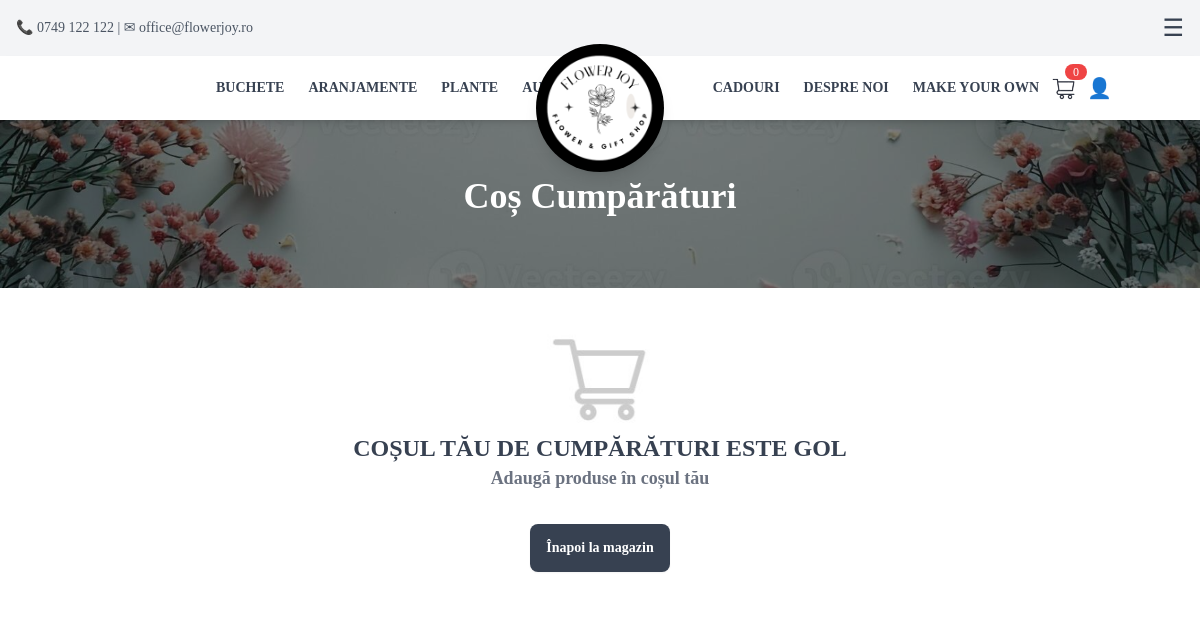
Page /cart/ on the earlier database version.
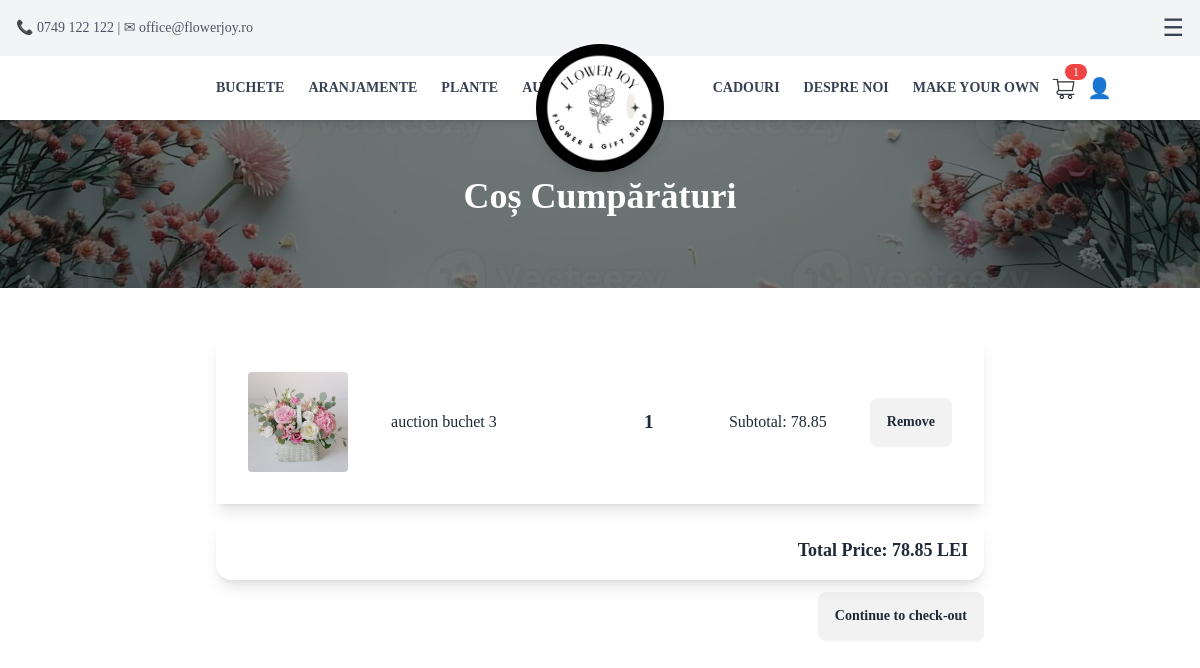
Same page on the later database version.
### App/models.py (models this page shows, shortened)
class CartItem(models.Model):
    user = models.ForeignKey(User, on_delete=models.CASCADE, null=True, blank=True)
    session_id = models.CharField(max_length=255, null=True, blank=True) # Store session ID for anonymous users
    product = models.ForeignKey(Product, on_delete=models.CASCADE)
    quantity = models.PositiveIntegerField(default=1)
    def total_price(self):
        return self.product.price * self.quantity

class Product(models.Model):
    name = models.CharField(max_length=100, null=False, blank=False)
    description = models.TextField()
    category = models.CharField(
        max_length=100,
        choices=[
            ("Flowers", "Flowers"),
            ("Bouquets", "Bouquets"),
            ("Accessories", "Accessories"),
            ("Gifts", "Gifts"),
            ("CustomBouquet", "CustomBouquet"),
        ],
        default="General"
    )
    price = models.DecimalField(max_digits=10, decimal_places=2, null=False, blank=False)
    image = models.ImageField(upload_to="Pictures/", null=False, blank=False)
    created_at = models.DateTimeField(auto_now_add=True, null=False, blank=False)
    is_custom = models.BooleanField(default=False)
    in_store = models.BooleanField(default=False)
    auction_manual = models.BooleanField(default=False)
    auction_start_time = models.DateTimeField(null=True, blank=True)
    auction_floor_price = models.DecimalField(max_digits=10, decimal_places=2, default=10)
    auction_interval_minutes = models.PositiveIntegerField(default=60)
    auction_drop_amount = models.DecimalField(max_digits=6, decimal_places=2, default=5)
    before_auction_price = models.DecimalField(max_digits=10, decimal_places=2, null=False, blank=False, default=0.00)  # Store the price before auction
    bid_submited = models.BooleanField(default=False)  # Track if a bid has been submitted

### App/views.py (the view)
# urls.py: path('cart/', cart_view, name='cart'),
def cart_view(request):
    if request.user.is_authenticated:
        cart_items = CartItem.objects.filter(user=request.user)
    else:
        session_id = request.session.session_key
        if not session_id:
            request.session.create()
            session_id = request.session.session_key
        cart_items = CartItem.objects.filter(session_id=session_id)
    total_price = sum(item.total_price() for item in cart_items)
    context = {
        'cart_items': cart_items,
        'total_price': total_price
    }
    return render(request, 'cart.html', context)

### App/templates/partials/cart.html (shortened to what this page needs)
{% extends 'base.html' %}
{% block content %}
<section class="relative w-full h-72 bg-cover bg-center" style="background-image: url('/static/bannerCart.jpg');">
    <div class="container mx-auto px-4 py-16 relative z-10 text-white">
        <h1 class="text-4xl font-bold text-center mt-28">Coș Cumpărături</h1>
    </div>
</section>
<div class="container mx-auto px-4 py-8 bg-white">
    {% if cart_items %}
    <div class="container mt-5 max-w-3xl mx-auto">
        {% for cart_item in cart_items %}
        <div id="cart-item-{{ cart_item.id }}" >
            {% include 'partials/cart_item.html' with cart_item=cart_item %}
        </div>
        {% endfor %}
        <div id="total-price-container" class="card shadow-lg p-4 mt-4 text-right">
            <p class="text-lg font-semibold">Total Price: <span id="total-price">{{ total_price }}</span> LEI</p>
        </div>
        <a href=" {% url 'checkout' %} " class="btn btn-warning b-sm mt-3 mb-5 float-right">Continue to check-out</a>
    {% else %}
        <div class="flex justify-center items-center">
            <img src="/static/CartEmpty.jpg" class="h-28" alt="Empty Cart">
        </div>
        <p class="text-center text-2xl font-bold text-gray-700">COȘUL TĂU DE CUMPĂRĂTURI ESTE GOL</p>
        <p class="text-center text-lg font-semibold text-gray-500">Adaugă produse în coșul tău</p>
        <div class="flex justify-center items-center mt-8">
            <a href="{% url 'home' %}" class="btn btn-primary btn-sm bg-gray-700 text-white border-none hover:bg-pink-500">Înapoi la magazin</a>
        </div>
    {% endif %}
    </div>
</div>
{% endblock %}

### App/templates/base.html (shortened to what this page needs)
{% load static %}
<!DOCTYPE html>
<html lang="en">
<head>
    <link href="{% static 'output.css' %}" rel="stylesheet">
    <script src="https://cdn.tailwindcss.com"></script>
</head>
<body class="bg-gray font-serif">
    {% include 'partials/navbar.html' %}
    {% block content %}
    {% endblock %}
</body>

### App/templates/partials/navbar.html (shortened to what this page needs)
<div id="top-bar" class="bg-gray-100 text-gray-600 text-sm py-3 px-4 flex justify-between items-center fixed top-0 left-0 w-full z-30 transition-all duration-300 ease-in-out">
    <div>📞 0749 122 122 | ✉ office@flowerjoy.ro</div>
    <div class="flex gap-3">
        <button class="text-gray-700 text-2xl" id="menu-toggle">☰</button>
    </div>
</div>
 <nav id="main-navbar" class="bg-white shadow-md fixed top-0 left-0 w-full z-40 transition-all duration-300 ease-in-out mt-14">
    <div class="container mx-auto flex justify-between items-center py-4 px-32 pr-0">
        <div class="hidden md:flex gap-6 uppercase text-sm font-semibold text-gray-700">
            <a href="{% url 'products_by_category' category='buchete' %}" class="hover:text-gray-900">Buchete</a>
            <a href="{% url 'products_by_category' category='aranjamente' %}" class="hover:text-gray-900">Aranjamente</a>
            <a href="{% url 'products_by_category' category='plante' %}" class="hover:text-gray-900">Plante</a>
            <a href="/auction/" class="hover:text-gray-900">Auction</a>
        </div>
        <div id="logo" class="absolute left-1/2 transform -translate-x-1/2 top-4 z-50 transition-all duration-300 ease-in-out -translate-y-7">
            <a href="/" class="block w-32 h-32 bg-black rounded-full flex items-center justify-center shadow-lg">
                <img src="/static/Logo.png" alt="Flower Shop Logo" class="w-28 h-28 rounded-full object-cover transition-all duration-300 ease-in-out" id="logo-img">
            </a>
        </div>
        <div class="flex items-center">
            <div class="hidden md:flex gap-6 uppercase text-sm font-semibold text-gray-700">
                <a href="{% url 'products_by_category' category='cadouri' %}" class="hover:text-gray-900">Cadouri</a>
                <a href="#" class="hover:text-gray-900">Despre noi</a>
                <a href="{% url 'custom_bouquet_builder' %}" class="hover:text-gray-900">Make your own</a>
            </div>
            <div class="flex items-center space-x-4 ml-2">
                <a href="/cart/" id="cart-btn" class="relative">
                    <img src="/static/cartIcon1.png" class="w-8 h-8">
                    {% include "partials/cart_count.html" with cart_count=cart_items.count %}
                </a>
            </div>
            <div class="flex items-center space-x-4 ml-2">
                {% if user.is_authenticated %}
                    <a href="{% url 'logout' %}" class="text-xl hover:text-gray-700">
                        <img src="/static/logout.png" class="h-7"> </a>
                    <span class="text-gray-700 text-sm"> <a href="{% url 'profile' %}">{{ user.username }}</a></span>
                {% else %}
                    <a href="/login_page/" class="text-xl hover:text-gray-700"> 👤 </a>
                {% endif %}
            </div>
        </div>
    </div>
</nav>

### App/templates/partials/cart_count.html
<span id="cart-count" class="absolute -top-2 -right-2 bg-red-500 text-white text-xs px-2 rounded-full"
    hx-swap-oob="true">
    {{ cart_count }}
</span>

### App/templates/partials/cart_item.html (shortened to what this page needs)
<div id="cart-item-{{ cart_item.id }}" class="card-body mb-3 shadow-lg"" hx-target="this" hx-swap="innerHTML">
    <div class="flex justify-between items-center">
        <div class="center">
            {% if not cart_item.product.is_custom %}
            <a href="{% url 'product_detail' pk=cart_item.product.id %}">
            {% endif %}
                <img src="{{ cart_item.product.image.url }}" class="img-fluid rounded" alt="{{ cart_item.product.name }}" style="width: 100px; height: 100px; object-fit: cover;">
            {% if not cart_item.product.is_custom %}
            </a>
            {% endif %}
        </div>
        <div class="center" style="flex: 1; max-width: 200px; text-align: left;">
            <p class="card-text truncate">{{ cart_item.product.name }}</p>
        </div>
        <div class="flex items-center space-x-2">
            <div class="center" style="padding: 0 10px; text-align: center;">
                <p class="card-text font-bold text-lg" style="margin: 0; font-size: 1.2rem;">{{ cart_item.quantity }}</p>
            </div>
        </div>
        <div class="center" style="min-width: 120px; text-align: right;">
            <p class="card-text">Subtotal: {{ cart_item.total_price }}</p>
        </div>
        <div class="center">
            <a href="{% url 'remove_from_cart' product_id=cart_item.product.id %}"
               class="btn btn-danger btn-sm"
               hx-get="{% url 'remove_from_cart' product_id=cart_item.product.id %}"
               hx-target="#cart-item-{{ cart_item.id }}"
               hx-swap="outerHTML">Remove</a>
        </div>
    </div>
</div>

Differences in the rows shown:
added CartItem: product.image (picture), product.name "auction buchet 3", quantity "1", total_price "78.85"
Other differences:
{{ cart_count }}: "0" → "1"
{{ total_price }}: (not shown) → "78.85"
text no longer shown: "COȘUL TĂU DE CUMPĂRĂTURI ESTE GOL Adaugă produse în coșul tău Înapoi la magazin"
text now shown: "Total Price: LEI Continue to check-out"
